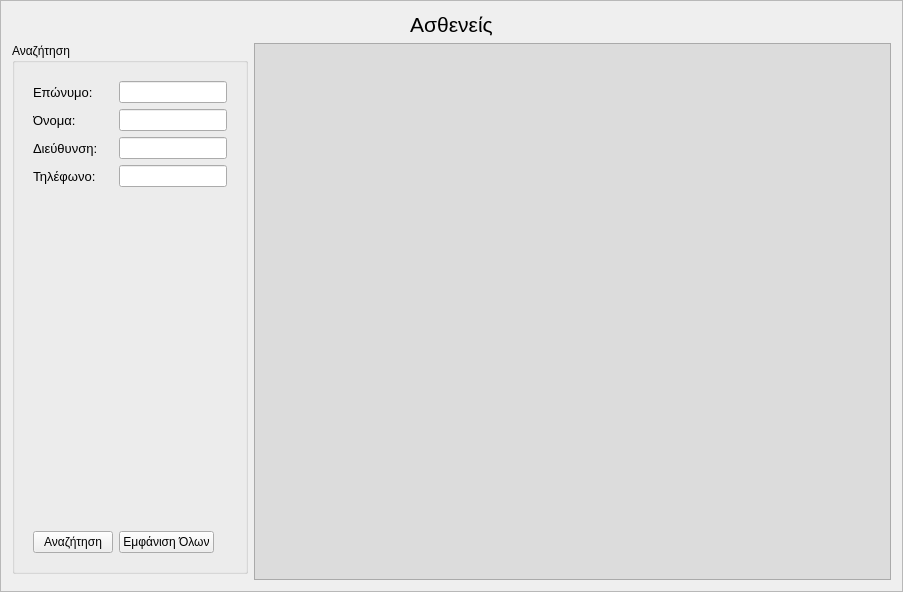
<?xml version="1.0" encoding="UTF-8"?>
<ui version="4.0">
 <class>PersonFrame</class>
 <widget class="QFrame" name="PersonFrame">
  <property name="geometry">
   <rect>
    <x>0</x>
    <y>0</y>
    <width>903</width>
    <height>592</height>
   </rect>
  </property>
  <property name="windowTitle">
   <string>Frame</string>
  </property>
  <property name="frameShape">
   <enum>QFrame::StyledPanel</enum>
  </property>
  <property name="frameShadow">
   <enum>QFrame::Raised</enum>
  </property>
  <layout class="QGridLayout" name="gridLayout_2">
   <item row="1" column="1" rowspan="2">
    <widget class="PatientTable" name="resultsTable">
     <property name="sizePolicy">
      <sizepolicy hsizetype="MinimumExpanding" vsizetype="Expanding">
       <horstretch>0</horstretch>
       <verstretch>0</verstretch>
      </sizepolicy>
     </property>
     <property name="toolTip">
      <string>Εδώ φαίνονται τα αποτελέσματα της Αναζήτησης σας.</string>
     </property>
     <property name="styleSheet">
      <string notr="true">background-color: rgb(220, 220, 220);</string>
     </property>
     <property name="showDropIndicator" stdset="0">
      <bool>false</bool>
     </property>
    </widget>
   </item>
   <item row="0" column="0" colspan="2">
    <widget class="QLabel" name="titleLabel">
     <property name="text">
      <string>&lt;!DOCTYPE HTML PUBLIC &quot;-//W3C//DTD HTML 4.0//EN&quot; &quot;http://www.w3.org/TR/REC-html40/strict.dtd&quot;&gt;
&lt;html&gt;&lt;head&gt;&lt;meta name=&quot;qrichtext&quot; content=&quot;1&quot; /&gt;&lt;style type=&quot;text/css&quot;&gt;
p, li { white-space: pre-wrap; }
&lt;/style&gt;&lt;/head&gt;&lt;body style=&quot; font-family:'Ubuntu'; font-size:9pt; font-weight:400; font-style:normal;&quot;&gt;
&lt;p align=&quot;center&quot; style=&quot; margin-top:0px; margin-bottom:0px; margin-left:0px; margin-right:0px; -qt-block-indent:0; text-indent:0px;&quot;&gt;&lt;span style=&quot; font-size:16pt;&quot;&gt;Ασθενείς&lt;/span&gt;&lt;/p&gt;&lt;/body&gt;&lt;/html&gt;</string>
     </property>
    </widget>
   </item>
   <item row="1" column="0">
    <widget class="QGroupBox" name="groupBox_2">
     <property name="sizePolicy">
      <sizepolicy hsizetype="Maximum" vsizetype="MinimumExpanding">
       <horstretch>0</horstretch>
       <verstretch>0</verstretch>
      </sizepolicy>
     </property>
     <property name="title">
      <string>Αναζήτηση</string>
     </property>
     <layout class="QGridLayout" name="gridLayout">
      <item row="1" column="0" colspan="3">
       <widget class="QWidget" name="searchBox" native="true">
        <property name="enabled">
         <bool>true</bool>
        </property>
        <property name="sizePolicy">
         <sizepolicy hsizetype="MinimumExpanding" vsizetype="Preferred">
          <horstretch>0</horstretch>
          <verstretch>0</verstretch>
         </sizepolicy>
        </property>
        <property name="styleSheet">
         <string notr="true"/>
        </property>
        <layout class="QFormLayout" name="formLayout_2">
         <property name="fieldGrowthPolicy">
          <enum>QFormLayout::ExpandingFieldsGrow</enum>
         </property>
         <item row="0" column="0">
          <widget class="QLabel" name="label_3">
           <property name="font">
            <font>
             <pointsize>10</pointsize>
            </font>
           </property>
           <property name="text">
            <string>Επώνυμο:</string>
           </property>
          </widget>
         </item>
         <item row="0" column="1">
          <widget class="QLineEdit" name="surname">
           <property name="sizePolicy">
            <sizepolicy hsizetype="MinimumExpanding" vsizetype="Fixed">
             <horstretch>0</horstretch>
             <verstretch>0</verstretch>
            </sizepolicy>
           </property>
           <property name="minimumSize">
            <size>
             <width>100</width>
             <height>0</height>
            </size>
           </property>
           <property name="text">
            <string/>
           </property>
          </widget>
         </item>
         <item row="1" column="0">
          <widget class="QLabel" name="label_2">
           <property name="font">
            <font>
             <pointsize>10</pointsize>
            </font>
           </property>
           <property name="text">
            <string>Όνομα:</string>
           </property>
          </widget>
         </item>
         <item row="1" column="1">
          <widget class="QLineEdit" name="name">
           <property name="sizePolicy">
            <sizepolicy hsizetype="MinimumExpanding" vsizetype="Fixed">
             <horstretch>0</horstretch>
             <verstretch>0</verstretch>
            </sizepolicy>
           </property>
           <property name="text">
            <string/>
           </property>
          </widget>
         </item>
         <item row="2" column="0">
          <widget class="QLabel" name="label_4">
           <property name="font">
            <font>
             <pointsize>10</pointsize>
            </font>
           </property>
           <property name="text">
            <string>Διεύθυνση:</string>
           </property>
          </widget>
         </item>
         <item row="2" column="1">
          <widget class="QLineEdit" name="address">
           <property name="sizePolicy">
            <sizepolicy hsizetype="MinimumExpanding" vsizetype="Fixed">
             <horstretch>0</horstretch>
             <verstretch>0</verstretch>
            </sizepolicy>
           </property>
          </widget>
         </item>
         <item row="3" column="0">
          <widget class="QLabel" name="label_5">
           <property name="font">
            <font>
             <pointsize>10</pointsize>
            </font>
           </property>
           <property name="text">
            <string>Τηλέφωνο:</string>
           </property>
          </widget>
         </item>
         <item row="3" column="1">
          <widget class="QLineEdit" name="phone">
           <property name="sizePolicy">
            <sizepolicy hsizetype="MinimumExpanding" vsizetype="Fixed">
             <horstretch>0</horstretch>
             <verstretch>0</verstretch>
            </sizepolicy>
           </property>
          </widget>
         </item>
         <item row="4" column="1">
          <spacer name="verticalSpacer">
           <property name="orientation">
            <enum>Qt::Vertical</enum>
           </property>
           <property name="sizeHint" stdset="0">
            <size>
             <width>20</width>
             <height>40</height>
            </size>
           </property>
          </spacer>
         </item>
         <item row="5" column="0">
          <widget class="QPushButton" name="pushButton_2">
           <property name="text">
            <string>Αναζήτηση</string>
           </property>
           <property name="icon">
            <iconset resource="../../resources/icons.qrc">
             <normaloff>:/images/Search.png</normaloff>:/images/Search.png</iconset>
           </property>
          </widget>
         </item>
         <item row="5" column="1">
          <widget class="QPushButton" name="pushButton">
           <property name="text">
            <string>Εμφάνιση Όλων</string>
           </property>
          </widget>
         </item>
        </layout>
       </widget>
      </item>
     </layout>
    </widget>
   </item>
  </layout>
 </widget>
 <customwidgets>
  <customwidget>
   <class>PatientTable</class>
   <extends>QTableView</extends>
   <header>patienttable.h</header>
   <slots>
    <slot>new_item()</slot>
   </slots>
  </customwidget>
 </customwidgets>
 <tabstops>
  <tabstop>surname</tabstop>
  <tabstop>name</tabstop>
  <tabstop>address</tabstop>
  <tabstop>phone</tabstop>
  <tabstop>pushButton_2</tabstop>
  <tabstop>pushButton</tabstop>
  <tabstop>resultsTable</tabstop>
 </tabstops>
 <resources>
  <include location="../../resources/icons.qrc"/>
 </resources>
 <connections>
  <connection>
   <sender>pushButton_2</sender>
   <signal>clicked()</signal>
   <receiver>PersonFrame</receiver>
   <slot>search()</slot>
   <hints>
    <hint type="sourcelabel">
     <x>85</x>
     <y>295</y>
    </hint>
    <hint type="destinationlabel">
     <x>39</x>
     <y>4</y>
    </hint>
   </hints>
  </connection>
  <connection>
   <sender>surname</sender>
   <signal>returnPressed()</signal>
   <receiver>pushButton_2</receiver>
   <slot>click()</slot>
   <hints>
    <hint type="sourcelabel">
     <x>160</x>
     <y>78</y>
    </hint>
    <hint type="destinationlabel">
     <x>118</x>
     <y>297</y>
    </hint>
   </hints>
  </connection>
  <connection>
   <sender>name</sender>
   <signal>returnPressed()</signal>
   <receiver>pushButton_2</receiver>
   <slot>click()</slot>
   <hints>
    <hint type="sourcelabel">
     <x>166</x>
     <y>107</y>
    </hint>
    <hint type="destinationlabel">
     <x>122</x>
     <y>291</y>
    </hint>
   </hints>
  </connection>
  <connection>
   <sender>address</sender>
   <signal>returnPressed()</signal>
   <receiver>pushButton_2</receiver>
   <slot>click()</slot>
   <hints>
    <hint type="sourcelabel">
     <x>155</x>
     <y>140</y>
    </hint>
    <hint type="destinationlabel">
     <x>122</x>
     <y>296</y>
    </hint>
   </hints>
  </connection>
  <connection>
   <sender>phone</sender>
   <signal>returnPressed()</signal>
   <receiver>pushButton_2</receiver>
   <slot>click()</slot>
   <hints>
    <hint type="sourcelabel">
     <x>133</x>
     <y>163</y>
    </hint>
    <hint type="destinationlabel">
     <x>122</x>
     <y>304</y>
    </hint>
   </hints>
  </connection>
  <connection>
   <sender>pushButton</sender>
   <signal>clicked()</signal>
   <receiver>surname</receiver>
   <slot>clear()</slot>
   <hints>
    <hint type="sourcelabel">
     <x>202</x>
     <y>293</y>
    </hint>
    <hint type="destinationlabel">
     <x>221</x>
     <y>88</y>
    </hint>
   </hints>
  </connection>
  <connection>
   <sender>pushButton</sender>
   <signal>clicked()</signal>
   <receiver>name</receiver>
   <slot>clear()</slot>
   <hints>
    <hint type="sourcelabel">
     <x>190</x>
     <y>291</y>
    </hint>
    <hint type="destinationlabel">
     <x>195</x>
     <y>113</y>
    </hint>
   </hints>
  </connection>
  <connection>
   <sender>pushButton</sender>
   <signal>clicked()</signal>
   <receiver>address</receiver>
   <slot>clear()</slot>
   <hints>
    <hint type="sourcelabel">
     <x>176</x>
     <y>285</y>
    </hint>
    <hint type="destinationlabel">
     <x>187</x>
     <y>141</y>
    </hint>
   </hints>
  </connection>
  <connection>
   <sender>pushButton</sender>
   <signal>clicked()</signal>
   <receiver>phone</receiver>
   <slot>clear()</slot>
   <hints>
    <hint type="sourcelabel">
     <x>234</x>
     <y>298</y>
    </hint>
    <hint type="destinationlabel">
     <x>231</x>
     <y>164</y>
    </hint>
   </hints>
  </connection>
  <connection>
   <sender>pushButton</sender>
   <signal>clicked()</signal>
   <receiver>PersonFrame</receiver>
   <slot>show_all()</slot>
   <hints>
    <hint type="sourcelabel">
     <x>159</x>
     <y>303</y>
    </hint>
    <hint type="destinationlabel">
     <x>-2</x>
     <y>358</y>
    </hint>
   </hints>
  </connection>
 </connections>
 <slots>
  <slot>search()</slot>
  <slot>show_all()</slot>
 </slots>
</ui>
